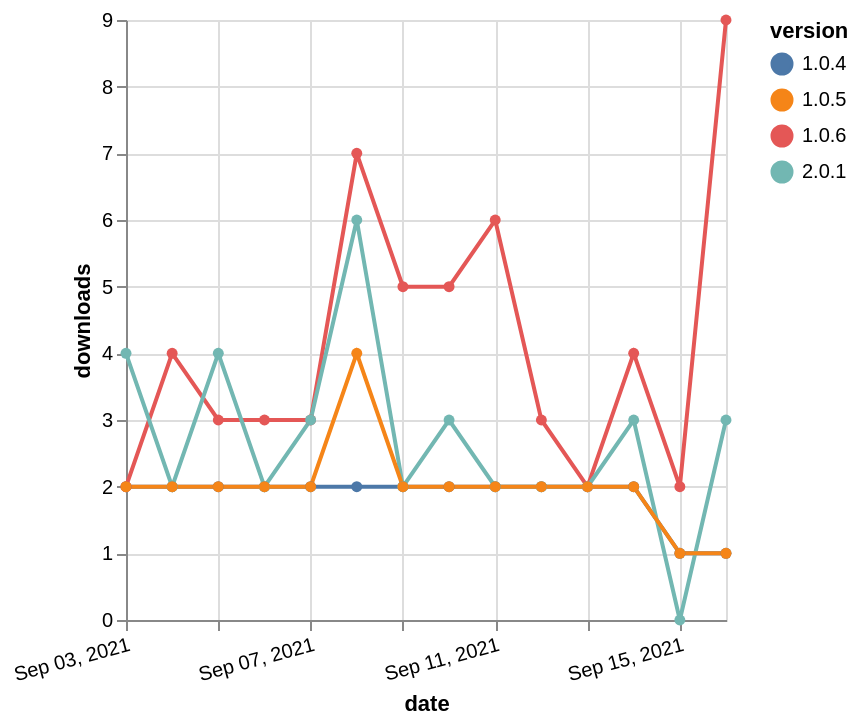

Here is the Vega-Lite specification saved for this chart:
### Vega-Lite specification from a JSON file in a GitHub repository (floating-point values rounded to 4 significant figures)
{"$schema": "https://vega.github.io/schema/vega-lite/v5.json", "description": "A simple bar chart with embedded data.", "data": {"values": [{"date": "2021-09-03", "total": 2289, "delta": 2, "version": "1.0.4"}, {"date": "2021-09-04", "total": 2291, "delta": 2, "version": "1.0.4"}, {"date": "2021-09-05", "total": 2293, "delta": 2, "version": "1.0.4"}, {"date": "2021-09-06", "total": 2295, "delta": 2, "version": "1.0.4"}, {"date": "2021-09-07", "total": 2297, "delta": 2, "version": "1.0.4"}, {"date": "2021-09-08", "total": 2299, "delta": 2, "version": "1.0.4"}, {"date": "2021-09-09", "total": 2301, "delta": 2, "version": "1.0.4"}, {"date": "2021-09-10", "total": 2303, "delta": 2, "version": "1.0.4"}, {"date": "2021-09-11", "total": 2305, "delta": 2, "version": "1.0.4"}, {"date": "2021-09-12", "total": 2307, "delta": 2, "version": "1.0.4"}, {"date": "2021-09-13", "total": 2309, "delta": 2, "version": "1.0.4"}, {"date": "2021-09-14", "total": 2311, "delta": 2, "version": "1.0.4"}, {"date": "2021-09-15", "total": 2312, "delta": 1, "version": "1.0.4"}, {"date": "2021-09-16", "total": 2313, "delta": 1, "version": "1.0.4"}, {"date": "2021-09-03", "total": 4033, "delta": 2, "version": "1.0.6"}, {"date": "2021-09-04", "total": 4037, "delta": 4, "version": "1.0.6"}, {"date": "2021-09-05", "total": 4040, "delta": 3, "version": "1.0.6"}, {"date": "2021-09-06", "total": 4043, "delta": 3, "version": "1.0.6"}, {"date": "2021-09-07", "total": 4046, "delta": 3, "version": "1.0.6"}, {"date": "2021-09-08", "total": 4053, "delta": 7, "version": "1.0.6"}, {"date": "2021-09-09", "total": 4058, "delta": 5, "version": "1.0.6"}, {"date": "2021-09-10", "total": 4063, "delta": 5, "version": "1.0.6"}, {"date": "2021-09-11", "total": 4069, "delta": 6, "version": "1.0.6"}, {"date": "2021-09-12", "total": 4072, "delta": 3, "version": "1.0.6"}, {"date": "2021-09-13", "total": 4074, "delta": 2, "version": "1.0.6"}, {"date": "2021-09-14", "total": 4078, "delta": 4, "version": "1.0.6"}, {"date": "2021-09-15", "total": 4080, "delta": 2, "version": "1.0.6"}, {"date": "2021-09-16", "total": 4089, "delta": 9, "version": "1.0.6"}, {"date": "2021-09-03", "total": 666, "delta": 4, "version": "2.0.1"}, {"date": "2021-09-04", "total": 668, "delta": 2, "version": "2.0.1"}, {"date": "2021-09-05", "total": 672, "delta": 4, "version": "2.0.1"}, {"date": "2021-09-06", "total": 674, "delta": 2, "version": "2.0.1"}, {"date": "2021-09-07", "total": 677, "delta": 3, "version": "2.0.1"}, {"date": "2021-09-08", "total": 683, "delta": 6, "version": "2.0.1"}, {"date": "2021-09-09", "total": 685, "delta": 2, "version": "2.0.1"}, {"date": "2021-09-10", "total": 688, "delta": 3, "version": "2.0.1"}, {"date": "2021-09-11", "total": 690, "delta": 2, "version": "2.0.1"}, {"date": "2021-09-12", "total": 692, "delta": 2, "version": "2.0.1"}, {"date": "2021-09-13", "total": 694, "delta": 2, "version": "2.0.1"}, {"date": "2021-09-14", "total": 697, "delta": 3, "version": "2.0.1"}, {"date": "2021-09-15", "total": 697, "delta": 0, "version": "2.0.1"}, {"date": "2021-09-16", "total": 700, "delta": 3, "version": "2.0.1"}, {"date": "2021-09-03", "total": 4966, "delta": 2, "version": "1.0.5"}, {"date": "2021-09-04", "total": 4968, "delta": 2, "version": "1.0.5"}, {"date": "2021-09-05", "total": 4970, "delta": 2, "version": "1.0.5"}, {"date": "2021-09-06", "total": 4972, "delta": 2, "version": "1.0.5"}, {"date": "2021-09-07", "total": 4974, "delta": 2, "version": "1.0.5"}, {"date": "2021-09-08", "total": 4978, "delta": 4, "version": "1.0.5"}, {"date": "2021-09-09", "total": 4980, "delta": 2, "version": "1.0.5"}, {"date": "2021-09-10", "total": 4982, "delta": 2, "version": "1.0.5"}, {"date": "2021-09-11", "total": 4984, "delta": 2, "version": "1.0.5"}, {"date": "2021-09-12", "total": 4986, "delta": 2, "version": "1.0.5"}, {"date": "2021-09-13", "total": 4988, "delta": 2, "version": "1.0.5"}, {"date": "2021-09-14", "total": 4990, "delta": 2, "version": "1.0.5"}, {"date": "2021-09-15", "total": 4991, "delta": 1, "version": "1.0.5"}, {"date": "2021-09-16", "total": 4992, "delta": 1, "version": "1.0.5"}]}, "width": "container", "mark": {"type": "line", "point": {"filled": true}}, "encoding": {"x": {"field": "date", "type": "temporal", "timeUnit": "yearmonthdate", "title": "date", "axis": {"labelAngle": -15}}, "y": {"field": "delta", "type": "quantitative", "title": "downloads"}, "color": {"field": "version", "type": "nominal"}, "tooltip": {"field": "delta"}}}
